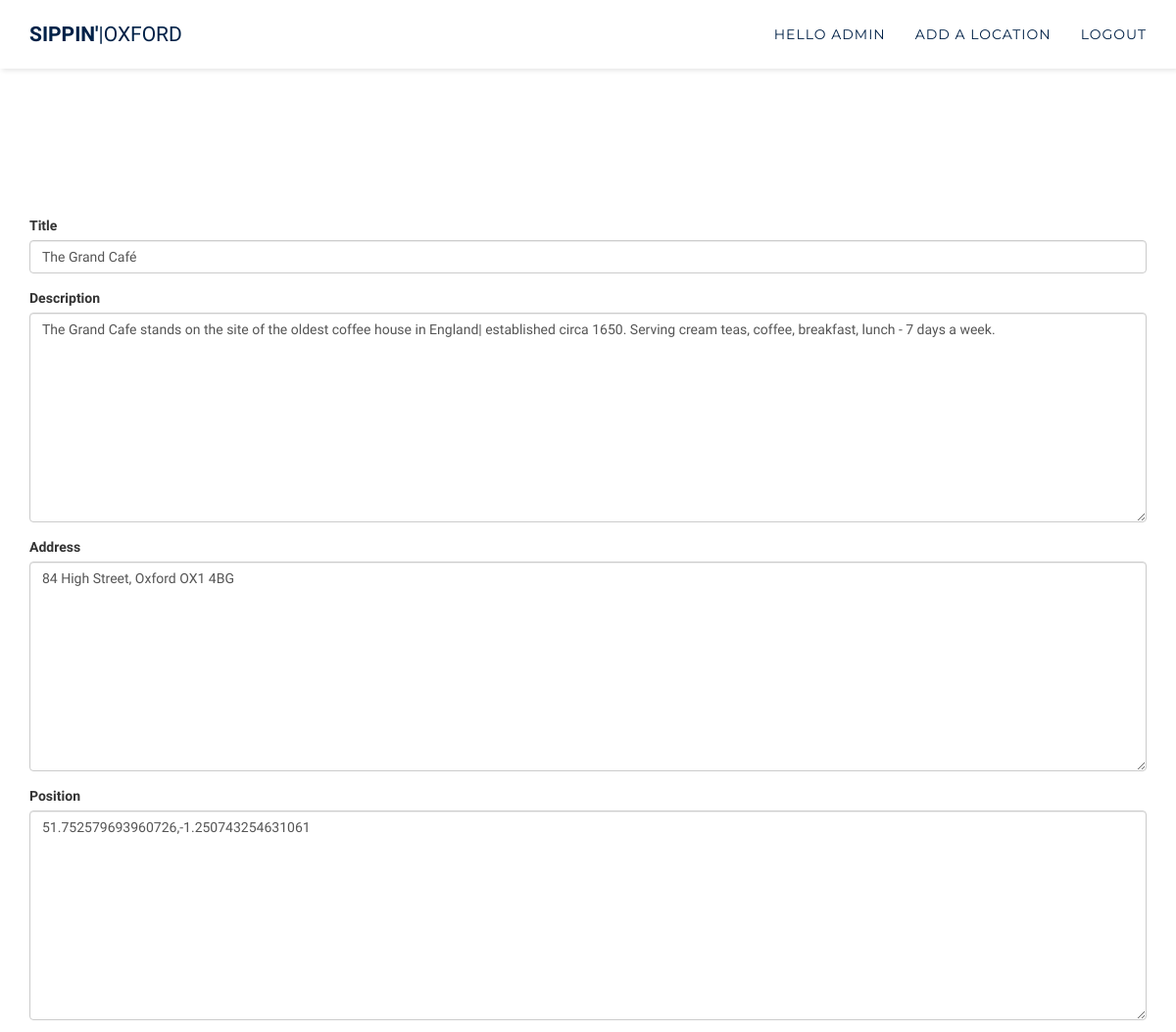
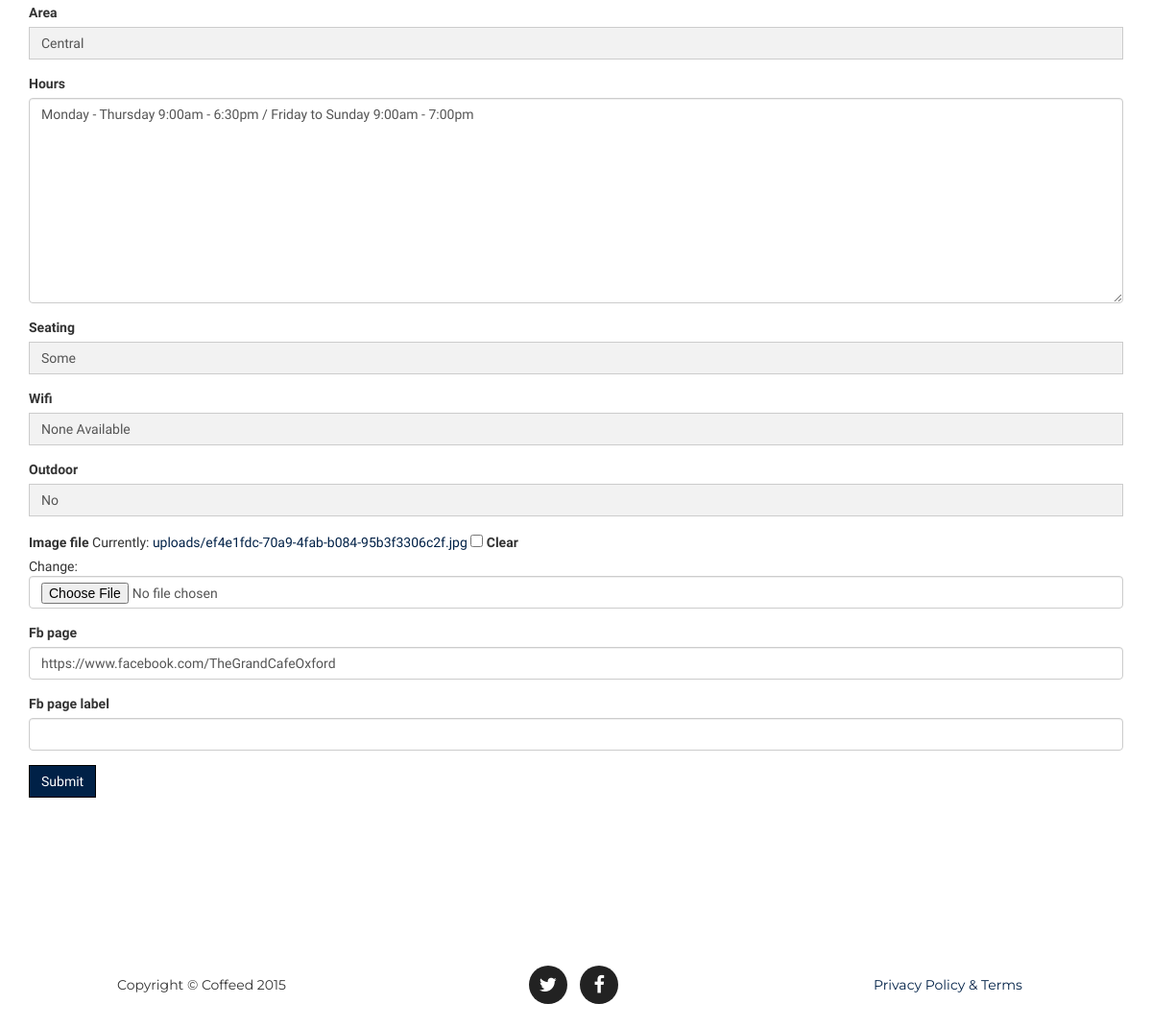
Page /location/1/update/ (signed in) on the committed database (2 pictures, top to bottom).
### core/models.py (models this page shows, shortened)
class Location(models.Model):
    title = models.CharField(max_length=300)
    description = models.TextField(null=True, blank=True)
    address = models.TextField(null=True, blank=True)
    position = GeopositionField(null=True, blank=True)
    area = models.IntegerField(choices=SUBURB_CHOICES, null=True, blank=True)
    hours = models.TextField(null=True, blank=True)
    seating = models.IntegerField(choices=PLURAL_CHOICES, null=True, blank=True)
    wifi = models.IntegerField(choices=WIFI_CHOICES, null=True, blank=True)
    outdoor = models.IntegerField(choices=YESNO_CHOICES, null=True, blank=True)
    image_file = models.ImageField(upload_to=upload_to_location, null=True, blank=True)
    fb_page = models.URLField(null=True, blank=True)
    fb_page_label = models.CharField(max_length=128, null=True, blank=True)
    created_at = models.DateTimeField(auto_now_add=True)

### core/views.py (the view)
# urls.py: url(r'location/(?P<pk>\d+)/update/$', login_required(coreviews.LocationUpdateView.as_view()), name='location_update'),
class LocationUpdateView(UpdateView):
    model = coremodels.Location
    template_name = 'base/form.html'
    fields = "__all__"

### templates/base/form.html (shortened to what this page needs)
{% extends "base/theme.html" %}
{% load widget_tweaks %}
{% block main_content %}
 <div class="header-buffer">
 </div>
 <section id="services">
 <div class="container">
<div class="row">
 {% if form %}
 <div class="col-md-12">
 <form action="" method="post" enctype="multipart/form-data">{% csrf_token %}{{ form.media }}
 {% for field in form %}
 <div class="form-group warning">
 <label for="exampleInputFile">{{ field.label }}</label>
 {{ field|add_class:"form-control"}}
 </div>
 {% endfor %}
 <input type="submit" class="btn btn-success" role="button" value="{{ verb|default:"Submit" }}" />
 </form>
</div>
{% endif %}
</div>
</div>
</section>
{% endblock %}

### templates/base/theme.html (shortened to what this page needs)
{% extends "base/index.html" %}
{% block navigation %}
 {% if request.user.is_authenticated %}
     <li>
        <a class="" href="#">Hello {{ request.user.username }}</a>
     </li>
     <li>
        <a class="page-scroll" href="/location/create/">Add a Location</a>
     </li>
     <li>
         <a class="" href="/logout">Logout</a>
     </li>
 {% endif %}
{% endblock %}

### templates/base/index.html (shortened to what this page needs)
{%load staticfiles %}
<!DOCTYPE html>
<html lang="en">
<head>
    <link href="{% static "css/bootstrap.min.css" %}" rel="stylesheet">
    <link href="{% static "css/agency.css" %} "rel="stylesheet">
    <link href="{% static "css/isotope.css" %} "rel="stylesheet">
    <link href="{% static "font-awesome/css/font-awesome.min.css" %}" rel="stylesheet" type="text/css">
    <link href="http://code.ionicframework.com/ionicons/2.0.1/css/ionicons.min.css" rel='stylesheet' type='text/css'>
</head>
<body id="page-top" class="index">
    <nav class="navbar navbar-default navbar-fixed-top navbar-shrink">
        <div class="container">
            <div class="navbar-header page-scroll">
                <a class="navbar-brand page-scroll" href="/"><strong>Sippin'</strong>|Oxford</a>
            </div>
            <div class="collapse navbar-collapse" id="bs-example-navbar-collapse-1">
                <ul class="nav navbar-nav navbar-right">
                    {% block navigation %}{% endblock %}
                </ul>
            </div>
        </div>
    </nav>
    {% block main_content %}{% endblock %}
    <footer>
        <div class="container">
            <div class="row">
                <div class="col-md-4">
                    <span class="copyright">Copyright &copy; Coffeed 2015</span>
                </div>
                <div class="col-md-4">
                    <ul class="list-inline social-buttons">
                        <li><a href="https://twitter.com/sippinoxford"><i class="fa fa-twitter"></i></a>
                        </li>
                        <li><a href="https://www.facebook.com/sippinoxford"><i class="fa fa-facebook"></i></a>
                        </li>
                    </ul>
                </div>
                <div class="col-md-4">
                    <ul class="list-inline quicklinks">
                        <li><a href="https://docs.google.com/document/d/1zhaA-XzFOXkhrRXXfGj3GRgUn3jODGX83j10MYjcuoQ/edit?usp=sharing">Privacy Policy &amp; Terms</a>
                        </li>
                    </ul>
                </div>
            </div>
        </div>
    </footer>
</body>
</html>

### static/css/agency.css (style rules this page uses)
body { overflow-x: hidden; font-family: 'Domine', serif; }
a, a:hover, a:focus, a:active, a.active { outline: 0; }
a { color: #002147; }
.navbar-default { border-color: transparent; background-color: white; box-shadow: 2px 2px 5px 0px rgba(0, 0, 0, 0.1); }
.navbar-default .navbar-brand { font-family: "Montserrat","Helvetica Neue",Helvetica,Arial,cursive; color: white; }
.navbar-default .navbar-collapse { border-color: rgba(255,255,255,.02); }
.navbar-default .nav li a { text-transform: uppercase; font-family: Montserrat,"Helvetica Neue",Helvetica,Arial,sans-serif; font-weight: 400; letter-spacing: 1px; color: #002147; }
@media (min-width:768px) { .navbar-default { padding: 10px 0; border: 0; background-color: white; -webkit-transition: padding .3s; -moz-transition: padding .3s; transition: padding .3s; } }
@media (min-width:768px) { .navbar-default .navbar-brand { font-size: 2em; -webkit-transition: all .3s; -moz-transition: all .3s; transition: all .3s; } }
@media (min-width:768px) { .navbar-default.navbar-shrink { padding: 10px 0; background-color: white; } }
@media (min-width:768px) { .navbar-default.navbar-shrink .navbar-brand { font-size: 1.5em; } }
section { padding: 100px 0; }
@media (min-width:768px) { section { padding: 150px 0; } }
footer { padding: 25px 0; text-align: center; }
footer span.copyright { text-transform: uppercase; text-transform: none; font-family: Montserrat,"Helvetica Neue",Helvetica,Arial,sans-serif; line-height: 40px; }
footer ul.quicklinks { margin-bottom: 0; text-transform: uppercase; text-transform: none; font-family: Montserrat,"Helvetica Neue",Helvetica,Arial,sans-serif; line-height: 40px; }
ul.social-buttons { margin-bottom: 0; }
ul.social-buttons li a { display: block; width: 40px; height: 40px; border-radius: 100%; font-size: 20px; line-height: 40px; outline: 0; color: #fff; background-color: #222; -webkit-transition: all .3s; -moz-transition: all .3s; transition: all .3s; }
.btn-success { color: #fff; background-color: #002147; border-color: black; }
body { webkit-tap-highlight-color: #fed136; }
.header-buffer { height:70px; }
.navbar-default .navbar-brand { font-family: 'Quicksand', sans-serif; color: #002147; text-transform: uppercase; }
.btn { border-radius: 0px; }
select { background-color: #f2f2f2 !important; background-repeat: no-repeat; background-size: 16px 16px; border-radius: 0 !important; -webkit-border-radius: 0 !important; -webkit-appearance: none !important; outline:0; box-shadow: none !important; }

### rows in the picture
Location: form "The Grand Café" "The Grand Cafe stands on the site of the oldest coffee house in England| established circa 1650. Serving cream teas, coffee, breakfast, lunch - 7 days a week." "84 High Street, Oxford OX1 4BG" "51.752579693960726,-1.250743254631061" "Central" "Monday - Thursday 9:00am - 6:30pm / Friday to Sunday 9:00am - 7:00pm" "Some" "None Available" "No" "https://www.facebook.com/TheGrandCafeOxford"

### other values in the picture
{{ request.user.username }} "ADMIN"
{{ field.label }} "Title" "Description" "Address" "Position" "Area" "Hours" "Seating" "Wifi" "Outdoor" "Image file" "Fb page" "Fb page label"
